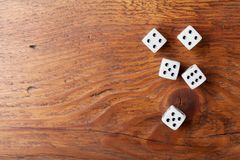
#> input picture imagem/dados.jpg, 240 x 160 px, found by its file name
$ python Identificando_e_contando_objetos.py   (older library calls are emulated)
#> lines starting #> are read from the running program, lines starting #| are printed output that depends on the picture; after the words box and inside, x2 and y2 are one past the last pixel; in counts of white or black regions, pixels touching at a corner belong together
"""
IDENTIFICANDO E CONTANDO OBJETOS

Exemplo de contagem de dados:
Jogar os dados e o computador ira ver sua pontuação

Para isso precisamos identificar:
1 - Onde estão os dados na imagem
2 - Quantos dados foram jogados
3 - Qual é o lado que esta para cima

Inicialmente vamos identificar os dados e contar quantos dados existem na imagem
em um segundo momento iremos identificar quais são esses dados.

PASSO A PASSO:
1 - Converter a imagem para tons de cinza
2 - Aplicamos bur para retirar o ruido e facilitar a identificação das bordas.
3 - Aplicamos uma binarização na imagem resultando em pixels só brancos e pretos
4 - Aplicamos um detector de bordar pasa identificar os objetos
5 - Com as bordas identificadas, vamos contar os contornos externos para achar a quantidade de dados
presentes na imagem
"""
# Importando bibliotecas
import cv2
import numpy as np
import mahotas


# FUNÇÃO PARA FACILITAR A ESCRITA NAS IMAGENS


def escreve(imagem, texto, cor=(255, 0, 0)):
    fonte = cv2.FONT_HERSHEY_SIMPLEX
    cv2.putText(imagem, texto, (10, 20), fonte, 0.5, cor, 0, cv2.LINE_AA)


# Lendo a imagem
imagem_colorida = cv2.imread('imagem/dados.jpg')
#> imagem_colorida is the input picture: shape (160, 240, 3); mean B, G, R 80.3, 111.2, 170.2

# Passo 1 -> CONVERTENDO PARA TONS DE CINZA
imagem = cv2.cvtColor(imagem_colorida, cv2.COLOR_BGR2GRAY)
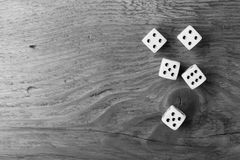
#> imagem: shape (160, 240); min 0, max 255, mean 125.3

# Passo 2 -> SUAVIZANDO A IMAGEM COM BLUR
suave = cv2.blur(imagem, (7, 7))
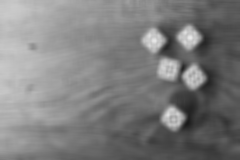
#> suave: shape (160, 240); min 25, max 234, mean 125.3


# Passo 3 -> Binarização resultando em pixels brancos e pretos
T = mahotas.thresholding.otsu(suave)
#> T = 126
bin = suave.copy()
bin[bin > T] = 255
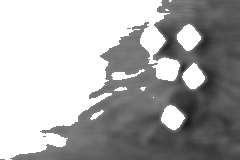
#> bin: shape (160, 240); min 25, max 255, mean 171
bin[bin < 255] = 0
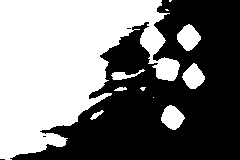
#> bin: shape (160, 240); 48.3% white; 11 white regions (4 under 20 px), largest, box (x1, y1, x2, y2) and area: (0, 0, 180, 160) 17060, (177, 24, 201, 51) 419, (161, 105, 185, 130) 397
bin = cv2.bitwise_not(bin)

# Passo 4 -> Detecção de bordas com Canny
bordas = cv2.Canny(bin, 70, 150)
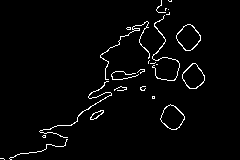
#> bordas: shape (160, 240); 2.7% white in thin lines or dots, all inside (x1, y1, x2, y2) = (0, 0, 205, 160)

# Passo 5 -> Identificação e contagem dos contornos da imagem
# cv2.RER_EXTERNAL = CONTA APENAS OS CONTORNOS EXTERNOS
(lx, objetos, lx) = cv2.findContours(
    bordas.copy(), cv2.RETR_EXTERNAL, cv2.CHAIN_APPROX_SIMPLE)
#> lx = 24 rows, first 6: [1, -1, -1, -1], [2, 0, -1, -1], [3, 1, -1, -1], [4, 2, -1, -1], [5, 3, -1, -1], [6, 4, -1, -1]; objetos = 24 contours, 17 with area under 20; largest, box (x1, y1, x2, y2) and area: (176, 24, 201, 51) 428, (160, 104, 185, 130) 404, (182, 63, 205, 89) 386, (90, 110, 104, 120) 58, (100, 21, 150, 80) 28, (152, 15, 180, 81) 24, (39, 81, 112, 138) 23
# a VARIVAEL lx (lixo), recebe dados não utilizaos

escreve(imagem, "Imagens em tons de cinza", 0)
#> in escreve, `cv2.putText(imagem, texto, (10, 20), fonte, 0.5, cor, 0, cv2.LINE_AA)`:
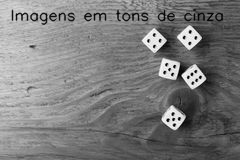
#> imagem: shape (160, 240); 3.27% of pixels changed, all inside (x1, y1, x2, y2) = (11, 9, 224, 26)
#> (the run stopped early here; a loop or call above may not have finished)

$ run again, with imagem/selfie.jpg copied over imagem/dados.jpg
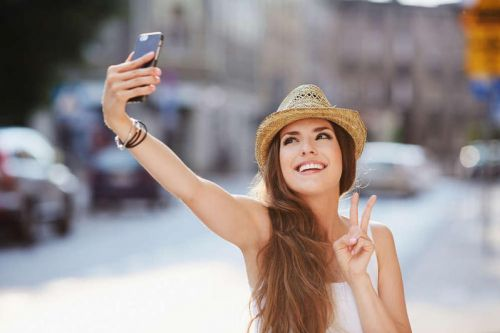
#> input picture imagem/selfie.jpg, 500 x 333 px, found by its file name
#> imagem_colorida is the input picture: shape (333, 500, 3); mean B, G, R 142.6, 144, 154.3
#> T = 145
#> `bin[bin < 255] = 0`:
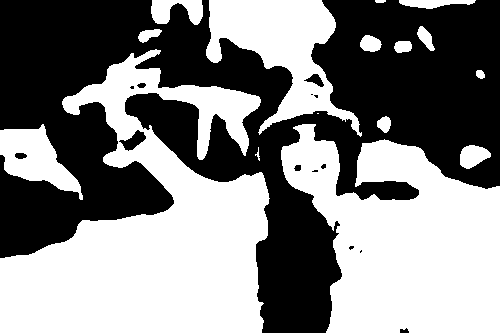
#> bin: shape (333, 500); 51.5% white; 14 black regions (7 under 20 px), largest, box (x1, y1, x2, y2) and area: (0, 0, 500, 333) 80125, (119, 130, 146, 151) 262, (304, 74, 324, 87) 125
#> bordas: shape (333, 500); 2.4% white in thin lines or dots
#> lx = 39 rows, first 6: [1, -1, -1, -1], [2, 0, -1, -1], [3, 1, -1, -1], [4, 2, -1, -1], [5, 3, -1, -1], [6, 4, -1, -1]; objetos = 39 contours, 22 with area under 20; largest, box (x1, y1, x2, y2) and area: (459, 144, 491, 169) 521, (0, 49, 261, 258) 386, (359, 34, 382, 52) 276, (416, 25, 435, 51) 232, (137, 28, 162, 43) 199
#> in escreve, `cv2.putText(imagem, texto, (10, 20), fonte, 0.5, cor, 0, cv2.LINE_AA)`:
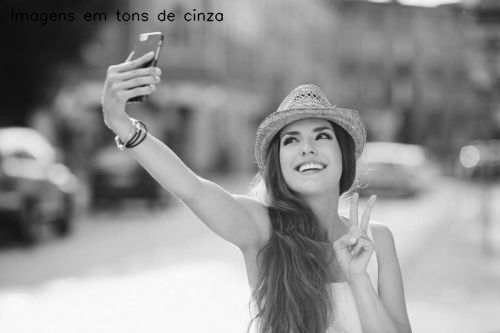
#> imagem: shape (333, 500); min 0, max 253, mean 146.6
